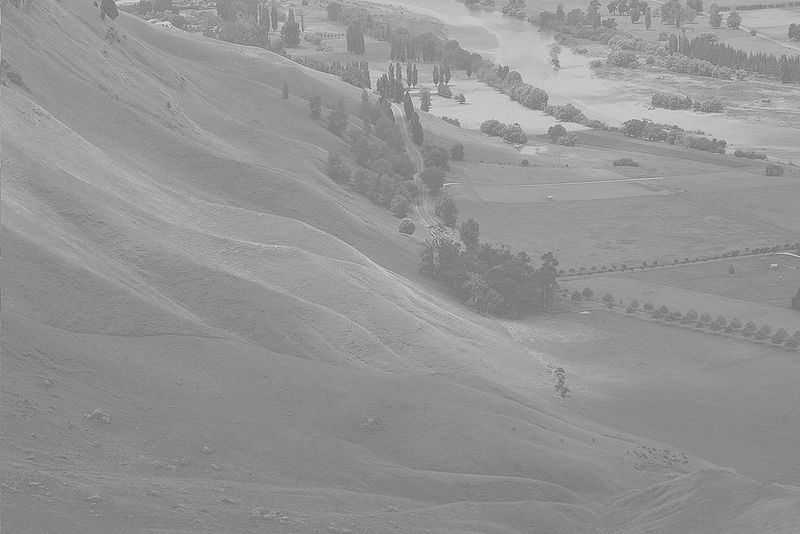
%> input picture P1/imagenes/unequalized.jpg, 800 x 534 px
$ octave ejercicio3a.m   (GNU Octave 9; MATLAB toolbox functions it lacks are replaced by stand-ins)
%> lines starting %> are read from the running program, lines starting %| are printed output that depends on the picture
close all;
clear all;
clc;
addpath('correctores');

[ima1] = imread('imagenes/unequalized.jpg');
%> ima1 is the input picture: size 534x800 uint8; min 86, max 246, mean 148
[counts, binLocations] = imhist(ima1);
%> counts = 256 values, max 15955 at index 139, min 0 at index 1, mean 1668.8; binLocations = 256 values from 0 to 255
L = 256;

%%%% Parte 1 Estirado
nm = 0;
nM = 255;

m = min(binLocations(counts>0));
%> m = 86
M = max(binLocations(counts>0));
%> M = 246

r = 0:L-1;
s = (r - m)*(nM-nm)/(M-m)+nm;
%> s = 256 values from -137.1 to 269.3
ima_1 = s(ima1+1); % Sumamos 1 porque el valor 0 corresponde a s(1)
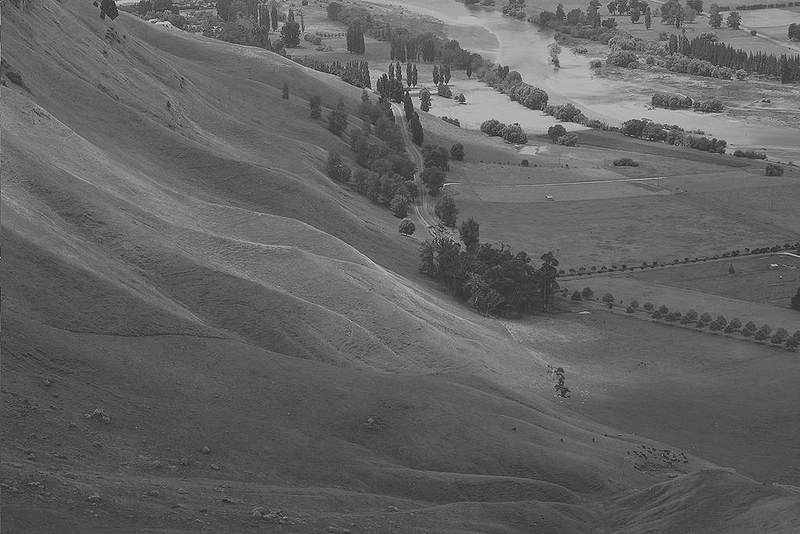
%> ima_1: size 534x800 double; min 0, max 255, mean 98.8

ima_1 = uint8(ima_1);
%> ima_1: size 534x800 uint8

subplot(2, 2, 1);
imhist(ima1);
subplot(2, 2, 2);
imshow(ima1);
subplot(2, 2, 3);
imhist(ima_1);
subplot(2, 2, 4);
imshow(ima_1);
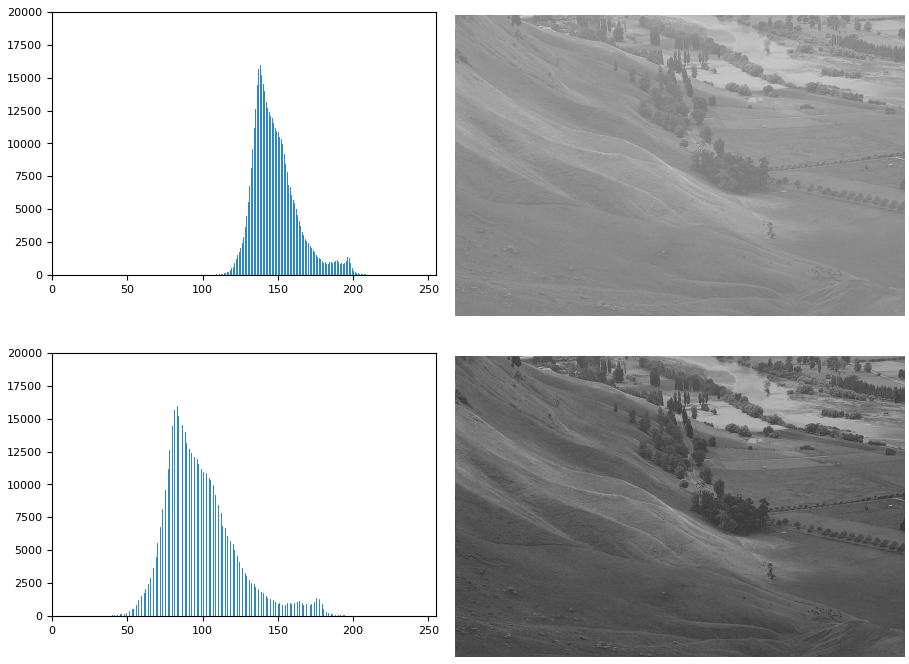
%> figure redrawn from the program's plot data, 4 panels
figure;

%%%% Parte 2 Ecualizado manteniendo el rango

fpa = cumsum(counts/sum(counts));
%> fpa = 256 values from 0 to 1
s       = fpa(r+1);
%> s = 256 values from 0 to 1
ima_eq  = s(ima1+1);
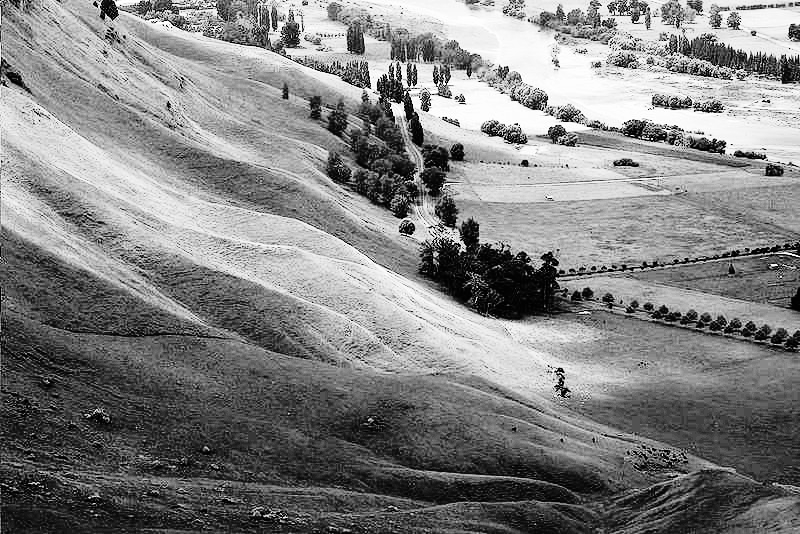
%> ima_eq: size 534x800 double; min 4.68e-06, max 1, mean 0.511

nM = double(max(ima1(:)));
%> nM = 246
nm = double(min(ima1(:)));
%> nm = 86

m = min(ima_eq(:));
%> m = 4.68e-06
M = max(ima_eq(:));
%> M = 1

ima_2 = (ima_eq - m)*(nM-nm)/(M-m)+nm;
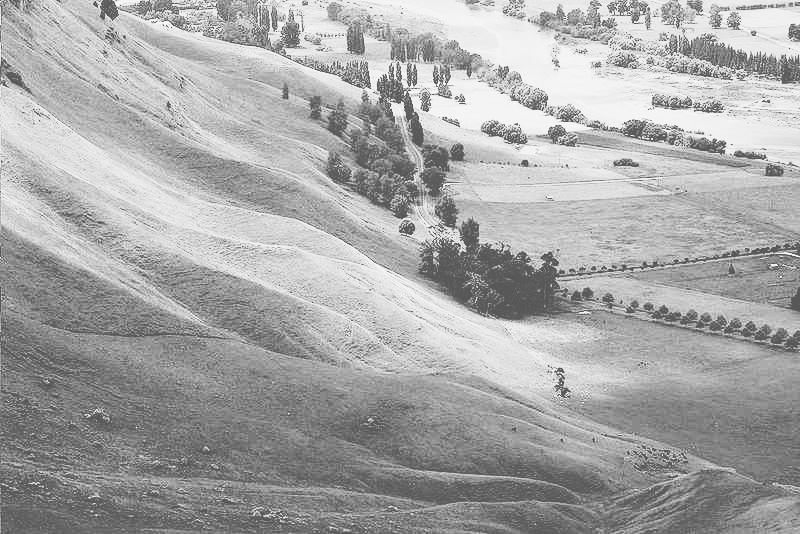
%> ima_2: size 534x800 double; min 86, max 246, mean 167.8
ima_2 = uint8(ima_2);
%> ima_2: size 534x800 uint8

subplot(2, 2, 1);
imhist(ima1);
subplot(2, 2, 2);
imshow(ima1);
subplot(2, 2, 3);
imhist(ima_2);
subplot(2, 2, 4);
imshow(ima_2);
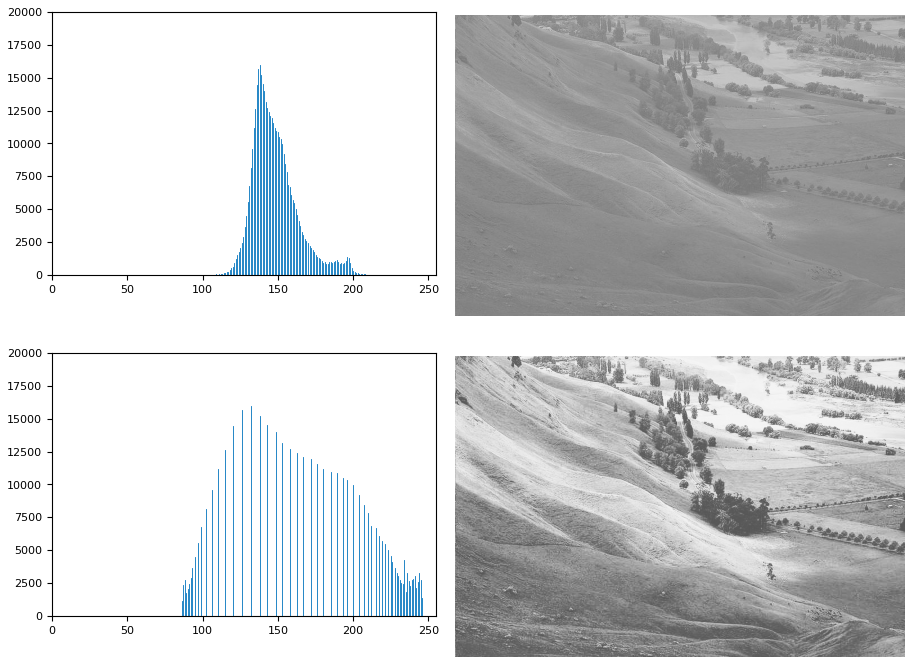
%> figure redrawn from the program's plot data, 4 panels
figure;

%%%% Parte 3 Ecualizado al rango maximo
s = fpa(r+1)*(L-1);
%> s = 256 values from 0 to 255
ima_3 = s(ima1+1);
ima_3 = uint8(ima_3);
%> ima_3: size 534x800 uint8

subplot(2, 2, 1);
imhist(ima1);
subplot(2, 2, 2);
imshow(ima1);
subplot(2, 2, 3);
imhist(ima_3);
subplot(2, 2, 4);
imshow(ima_3);
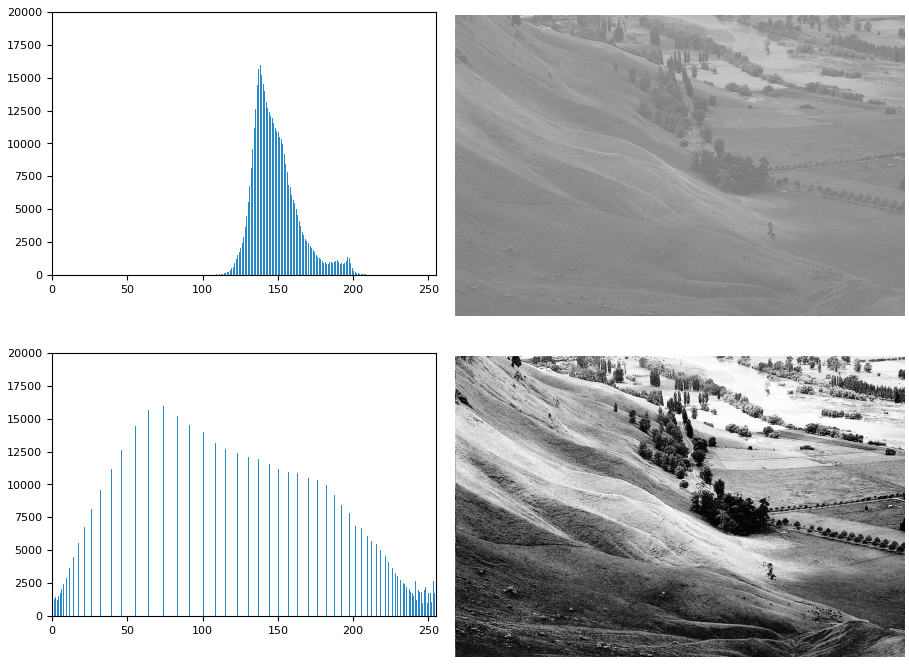
%> figure redrawn from the program's plot data, 4 panels

test_ej_3_a(ima1, ima_1, ima_2, ima_3, 1)
%> (this line was passed over: test_ej_3_a is not available in this run)
